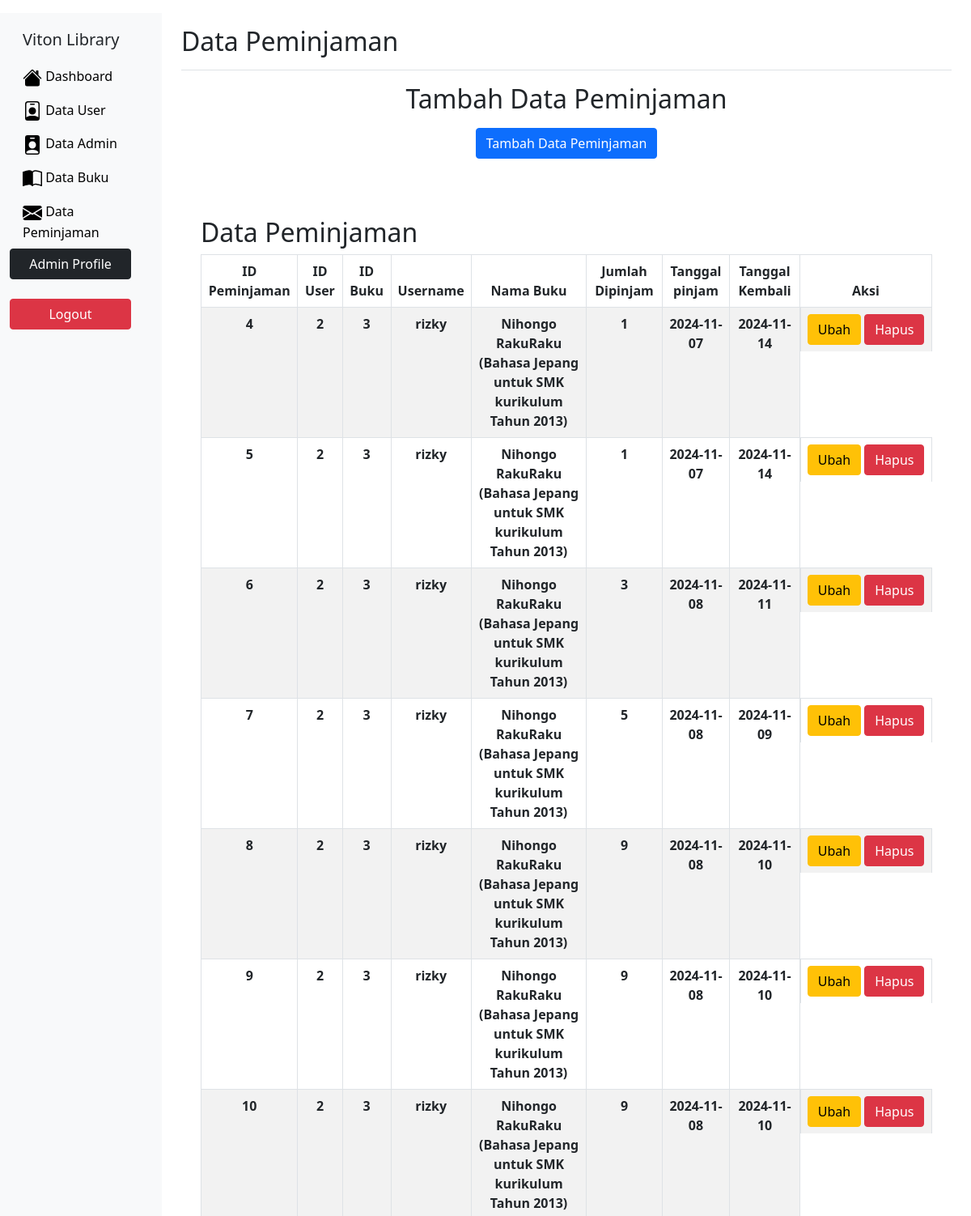
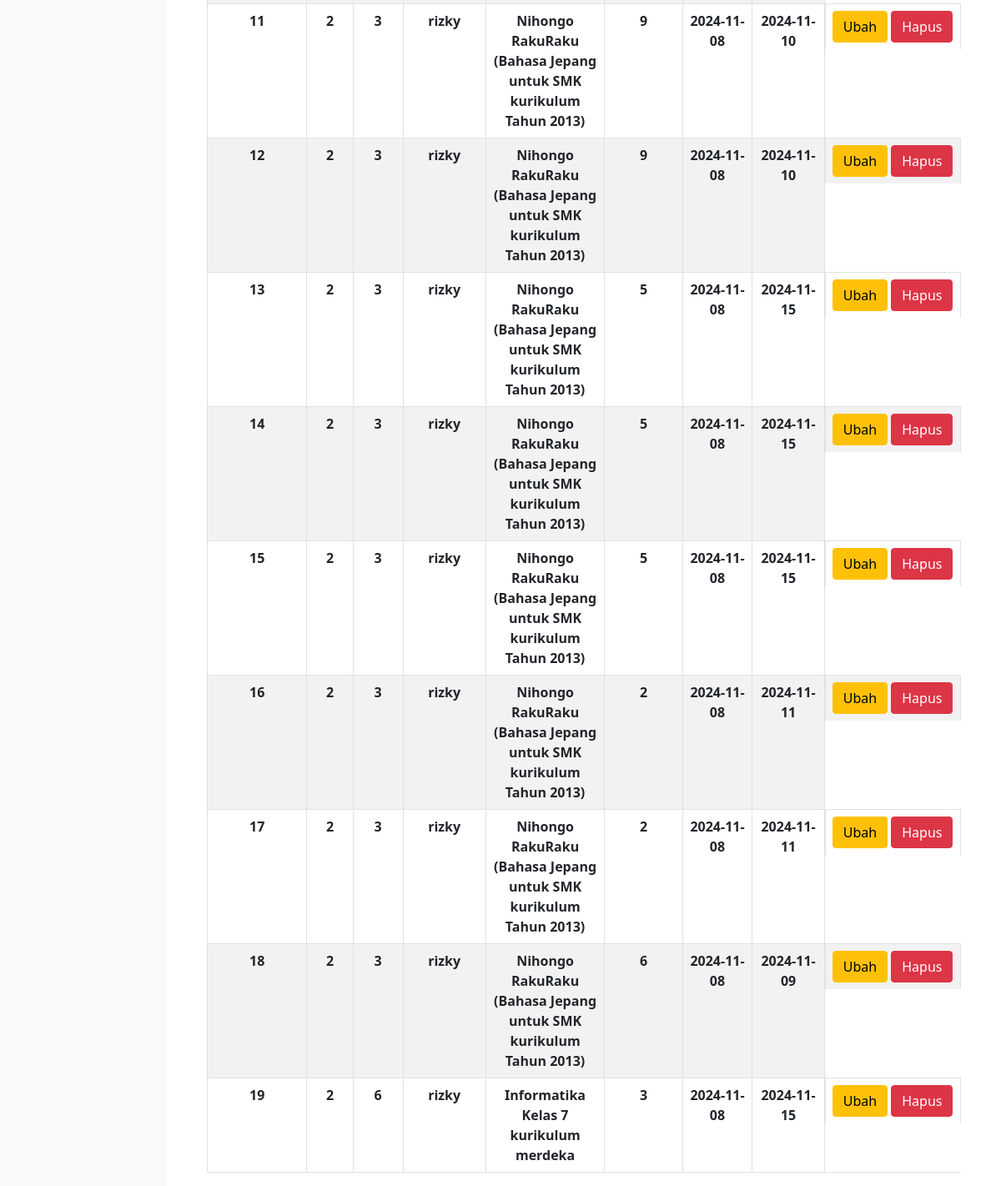
Page /peminjaman/read_peminjaman.php on the committed database (2 pictures, top to bottom).
### tables this page shows
CREATE TABLE `peminjaman_buku` (
  `id_peminjaman` int NOT NULL,
  `id_user` int NOT NULL,
  `id_buku` int NOT NULL,
  `username` varchar(255) NOT NULL,
  `nama_buku` varchar(255) NOT NULL,
  `jumlah_dipinjam` int NOT NULL,
  `tanggal_pinjam` date NOT NULL,
  `tanggal_kembali` date NOT NULL
);

### peminjaman/read_peminjaman.php (the view, shortened to what this page needs)
<?php
$host = 'localhost';
$user = 'root';
$password = '';
$database = 'perpusdigital';
$conn = mysqli_connect($host, $user, $password, $database);
$sql = "SELECT * FROM peminjaman_buku";
$result = mysqli_query($conn, $sql);
?>
<!DOCTYPE html>
<html lang="en">
<head>
    <link rel="stylesheet" href="bootstrap/css/bootstrap.min.css">
</head>
<body>
    <div class="container-fluid">
        <div class="row">
            <nav id="sidebarMenu" class="col-md-3 col-lg-2 d-md-block bg-light sidebar collapse">
                <div class="position-sticky pt-3">
                    <h5 class="navbar-brand col-md-3 col-lg-2 me-0 px-3">Viton Library</h5>
                    <ul class="nav flex-column">
                        <li class="nav-item">
                            <a class="nav-link active" aria-current="page" href="/vitonbook-native/admin/dashboard.php">
                                Dashboard
                            </a>
                        </li>
                        <li class="nav-item">
                            <a class="nav-link" href="/vitonbook-native/user/read_user.php">
                                Data User
                            </a>
                        </li>
                        <li class="nav-item">
                            <a class="nav-link" href="/vitonbook-native/admin/read_admin.php">
                                Data Admin
                            </a>
                        </li>
                        <li class="nav-item">
                            <a class="nav-link" href="/vitonbook-native/buku/read_buku.php">
                                Data Buku
                            </a>
                        </li>
                        <li class="nav-item">
                            <a class="nav-link" href="/vitonbook-native/peminjaman/read_peminjaman.php">
                                Data Peminjaman
                            </a>
                        </li>
                        <li class="nav-item">
                            <a href="" class="btn btn-dark" style="width: 150px;">Admin Profile</a>
                        </li><br>
                        <li class="nav-item">
                            <a href="/vitonbook-native/form/admin_logout.php" class="btn btn-danger" style="width: 150px;">Logout</a>
                        </li>
                    </ul>
                </div>
            </nav>
            <main class="col-md-9 ms-sm-auto col-lg-10 px-md-4">
                <div class="d-flex justify-content-between flex-wrap flex-md-nowrap align-items-center pt-3 pb-2 mb-3 border-bottom">
                    <h1 class="h2">Data Peminjaman</h1>
                </div>
                <div style="text-align: center;">
                    <h2>Tambah Data Peminjaman</h2>
                    <a href="peminjaman/create_peminjaman.php" class="btn btn-primary mt-2">Tambah Data Peminjaman</a>
                </div><br>
                <div class="container mt-5">
                    <h2>Data Peminjaman</h2>
                    <table class="table table-bordered table-striped">
                        <thead>
                            <tr>
                                <th>ID Peminjaman</th>
                                <th>ID User</th>
                                <th>ID Buku</th>
                                <th>Username</th>
                                <th>Nama Buku</th>
                                <th>Jumlah Dipinjam</th>
                                <th>Tanggal pinjam</th>
                                <th>Tanggal Kembali</th>
                                <th>Aksi</th>
                            </tr>
                        </thead>
                        <tbody>
                            <?php
                            if (mysqli_num_rows($result) > 0):
                                while ($row = mysqli_fetch_assoc($result)):
                            ?>
                                    <tr>
                                        <td><?php echo $row['id_peminjaman']; ?></td>
                                        <td><?php echo $row['id_user']; ?></td>
                                        <td><?php echo $row['id_buku']; ?></td>
                                        <td><?php echo $row['username']; ?></td>
                                        <td><?php echo $row['nama_buku']; ?></td>
                                        <td><?php echo $row['jumlah_dipinjam']; ?></td>
                                        <td><?php echo $row['tanggal_pinjam']; ?></td>
                                        <td><?php echo $row['tanggal_kembali']; ?></td>
                                        <td class="d-flex gap-1">
                                            <a href="/vitonbook-native/peminjaman/edit_peminjaman.php?id_peminjaman=<?php echo $row['id_peminjaman']; ?>" class="btn btn-warning">Ubah</a>
                                            <a href="/vitonbook-native/peminjaman/delete_peminjaman.php?id_peminjaman=<?php echo $row['id_peminjaman']; ?>" class="btn btn-danger" onclick="return confirm('Apakah Anda yakin ingin menghapus data ini?')">Hapus</a>
                                        </td>
                                    </tr>
                            <?php
                                endwhile;
                            endif;
                            ?>
                        </tbody>
                    </table>
                </div>
            </main>
        </div>
    </div>
</body>
</html>

### peminjaman/read_peminjaman.php (style rules this page uses)
.nav-link { color: black; }
table { text-align: center; }
tbody tr td { font-weight: bold; }

### rows in the picture
peminjaman_buku: id_peminjaman "4", id_user "2", id_buku "3", username "rizky", nama_buku "Nihongo RakuRaku (Bahasa Jepang untuk SMK kurikulum Tahun 2013)", jumlah_dipinjam "1", tanggal_pinjam "2024-11-07", tanggal_kembali "2024-11-14"
peminjaman_buku: id_peminjaman "5", id_user "2", id_buku "3", username "rizky", nama_buku "Nihongo RakuRaku (Bahasa Jepang untuk SMK kurikulum Tahun 2013)", jumlah_dipinjam "1", tanggal_pinjam "2024-11-07", tanggal_kembali "2024-11-14"
peminjaman_buku: id_peminjaman "6", id_user "2", id_buku "3", username "rizky", nama_buku "Nihongo RakuRaku (Bahasa Jepang untuk SMK kurikulum Tahun 2013)", jumlah_dipinjam "3", tanggal_pinjam "2024-11-08", tanggal_kembali "2024-11-11"
peminjaman_buku: id_peminjaman "7", id_user "2", id_buku "3", username "rizky", nama_buku "Nihongo RakuRaku (Bahasa Jepang untuk SMK kurikulum Tahun 2013)", jumlah_dipinjam "5", tanggal_pinjam "2024-11-08", tanggal_kembali "2024-11-09"
peminjaman_buku: id_peminjaman "8", id_user "2", id_buku "3", username "rizky", nama_buku "Nihongo RakuRaku (Bahasa Jepang untuk SMK kurikulum Tahun 2013)", jumlah_dipinjam "9", tanggal_pinjam "2024-11-08", tanggal_kembali "2024-11-10"
peminjaman_buku: id_peminjaman "9", id_user "2", id_buku "3", username "rizky", nama_buku "Nihongo RakuRaku (Bahasa Jepang untuk SMK kurikulum Tahun 2013)", jumlah_dipinjam "9", tanggal_pinjam "2024-11-08", tanggal_kembali "2024-11-10"
peminjaman_buku: id_peminjaman "10", id_user "2", id_buku "3", username "rizky", nama_buku "Nihongo RakuRaku (Bahasa Jepang untuk SMK kurikulum Tahun 2013)", jumlah_dipinjam "9", tanggal_pinjam "2024-11-08", tanggal_kembali "2024-11-10"
peminjaman_buku: id_peminjaman "11", id_user "2", id_buku "3", username "rizky", nama_buku "Nihongo RakuRaku (Bahasa Jepang untuk SMK kurikulum Tahun 2013)", jumlah_dipinjam "9", tanggal_pinjam "2024-11-08", tanggal_kembali "2024-11-10"
peminjaman_buku: id_peminjaman "12", id_user "2", id_buku "3", username "rizky", nama_buku "Nihongo RakuRaku (Bahasa Jepang untuk SMK kurikulum Tahun 2013)", jumlah_dipinjam "9", tanggal_pinjam "2024-11-08", tanggal_kembali "2024-11-10"
peminjaman_buku: id_peminjaman "13", id_user "2", id_buku "3", username "rizky", nama_buku "Nihongo RakuRaku (Bahasa Jepang untuk SMK kurikulum Tahun 2013)", jumlah_dipinjam "5", tanggal_pinjam "2024-11-08", tanggal_kembali "2024-11-15"
peminjaman_buku: id_peminjaman "14", id_user "2", id_buku "3", username "rizky", nama_buku "Nihongo RakuRaku (Bahasa Jepang untuk SMK kurikulum Tahun 2013)", jumlah_dipinjam "5", tanggal_pinjam "2024-11-08", tanggal_kembali "2024-11-15"
peminjaman_buku: id_peminjaman "15", id_user "2", id_buku "3", username "rizky", nama_buku "Nihongo RakuRaku (Bahasa Jepang untuk SMK kurikulum Tahun 2013)", jumlah_dipinjam "5", tanggal_pinjam "2024-11-08", tanggal_kembali "2024-11-15"
peminjaman_buku: id_peminjaman "16", id_user "2", id_buku "3", username "rizky", nama_buku "Nihongo RakuRaku (Bahasa Jepang untuk SMK kurikulum Tahun 2013)", jumlah_dipinjam "2", tanggal_pinjam "2024-11-08", tanggal_kembali "2024-11-11"
peminjaman_buku: id_peminjaman "17", id_user "2", id_buku "3", username "rizky", nama_buku "Nihongo RakuRaku (Bahasa Jepang untuk SMK kurikulum Tahun 2013)", jumlah_dipinjam "2", tanggal_pinjam "2024-11-08", tanggal_kembali "2024-11-11"
peminjaman_buku: id_peminjaman "18", id_user "2", id_buku "3", username "rizky", nama_buku "Nihongo RakuRaku (Bahasa Jepang untuk SMK kurikulum Tahun 2013)", jumlah_dipinjam "6", tanggal_pinjam "2024-11-08", tanggal_kembali "2024-11-09"
peminjaman_buku: id_peminjaman "19", id_user "2", id_buku "6", username "rizky", nama_buku "Informatika Kelas 7 kurikulum merdeka", jumlah_dipinjam "3", tanggal_pinjam "2024-11-08", tanggal_kembali "2024-11-15"
